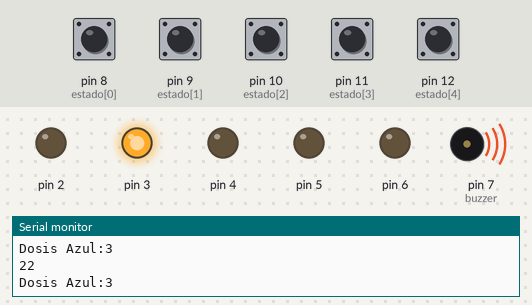
The sketch below on a simulated Arduino Uno, built with avr-gcc and run on an emulated ATmega328P. On the bench: output pins drawn as LEDs (lit = HIGH), buzzer (waves = sounding, pin HIGH), the last lines printed to the serial monitor. The inputs (shaded band) are chosen by the test bench; at power-on: pin 8 (estado[0]), pin 9 (estado[1]), pin 10 (estado[2]), pin 11 (estado[3]), pin 12 (estado[4]) HIGH. At 1.4 s the program stops and its outputs stay as they are.

Above: at 1.2 s.
1.3 s: pin 9 (estado[1]) pulled LOW for 0.15 s
At 2.5 s:
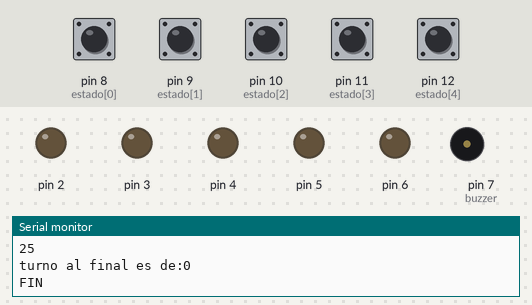
Timing chart, 0 to 2.9 s (numbered marks = the images above; inputs shaded):
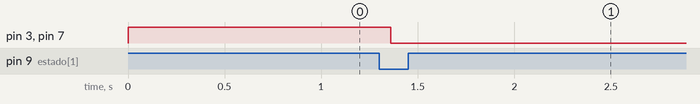

Measured:
- after the input at 1.3 s, pin 3, pin 7 (buzzer): HIGH → LOW after 0.06 s

The sketch:

Pastillero.ino
```cpp
int dosis[5] = { -1, -1, -1, -1, -1}; // número de pastillas por dosis
int fila[5] = { -1, -1, -1, -1, -1}; // indicador de los espacios de los vector dosis ocupados con alarmas
String color[5] = {"Amarillo", "Azul", "Rojo", "Verde", "Blanco"};
int estado[] = {8, 9, 10, 11, 12}; // indicadores de los detectores de la apertura del compartimiento indicado
boolean pulsador[5] = {1, 1, 1, 1, 1  }; // valores por defecto de los estados de los pulsadores
int LED[] {2, 3, 4, 5, 6}; // vector de alarmas LED
int buzzer = 7;
int lecturas = 1000;
int minutos = 2;
int espacio = 0;
int turno = 0;
int aux = -1;
int valor = 1;
int sumatoria = 0;

void setup() {
  // put your setup code here, to run once:
  Serial.begin(9600);
  pinMode(buzzer, OUTPUT);
  for (int i = 0; i < 5; i++) {
    pinMode(LED[i], OUTPUT);
  }
  for (int i = 0; i < 5; i++) {
    pinMode(estado[i], INPUT_PULLUP);
  }
//  dosis[0] = 2;
  dosis[1] = 3;
  ordenarAlarmas();
  sumatoria = revisarfila();
  Serial.print("fila revisada con valor de:");
  Serial.println(sumatoria);
}

void loop() {
  // put your main code here, to run repeatedly
  turno = revisarAlarmas();
  operacion(lecturas, minutos);
  turno = descontarAlarma();
  aux = -1;
  fin(turno);

}


// ADN2
void ordenarAlarmas() {
  for (int i = 0; i < 5; i++) {
    if (dosis[i] != -1) {
      fila[i] = i;
    }
  }
}

int revisarfila() {
  sumatoria=0;
  for (int i = 0; i < 5; i++) {
    if (fila[i] > -1) {
      sumatoria = sumatoria + fila[i];
    }
  }
  return sumatoria;
}

int revisarAlarmas() {
  int i = 0;
  espacio = 0;
  while (espacio == 0 && i < 5) {
    if (fila[i] != -1) {
      if (aux == -1) {
        aux = fila[i];
      }
      espacio = i + 1;
      turno = turno + fila[i] + 1;
    }
    i = i + 1;
  }
  return turno;
}

void operacion(int lecturas, int minutos) {
  int i = 0, j = 0;
  unsigned int milisec = minutos * 60 * 1000;
  unsigned int espera = milisec / lecturas;
  while (i < minutos && valor == 1) {
    j = 0;
    while ( j < lecturas && valor == 1) {
      activarAlarma(espacio);
      mostrarDosis(espacio);
      valor = revisarDosis();
      Serial.println(j + 1);
      delay(espera);
      j = j + 1;
    }
    i = i + 1;
  }
}


int descontarAlarma() {
  int i = 0;
  while (i < 5) {
    if (fila[i] != -1) {
      turno = turno - fila[i] - 1;
      fila[i] = -1;

    }
    i = i + 1;
  }
  sumatoria = revisarfila();
  Serial.print("turno al final es de:");
  Serial.println(turno);
  return turno;
}


void fin(int turno) {
  digitalWrite(LED[espacio - 1], 0);
  digitalWrite(buzzer, 0);
  if (turno <= 0 && sumatoria == 0) {
    Serial.println("FIN");
    while (buzzer == buzzer) {

    }
  }

}
// ADN3


void  activarAlarma(int espacio) {
  digitalWrite(LED[espacio - 1], 1);
  digitalWrite(buzzer, 1);
}

void mostrarDosis(int espacio) {
  Serial.print("Dosis ");
  Serial.print(color[espacio - 1]);
  Serial.print(":");
  Serial.println(dosis[espacio - 1]);

}
int revisarDosis() {
  int valor = 1;
  for (int i = 0; i < 5; i++) {
    pulsador[i] = digitalRead(estado[i]);
    if (pulsador[i] == 0) {
      Serial.print("Seccion ");
      Serial.print(i + 1);
      Serial.println(" abierta");
      if (i == aux) {
        Serial.println("Apagar");
        valor = 0;
      }

    }
  }
  return valor;
}
```
